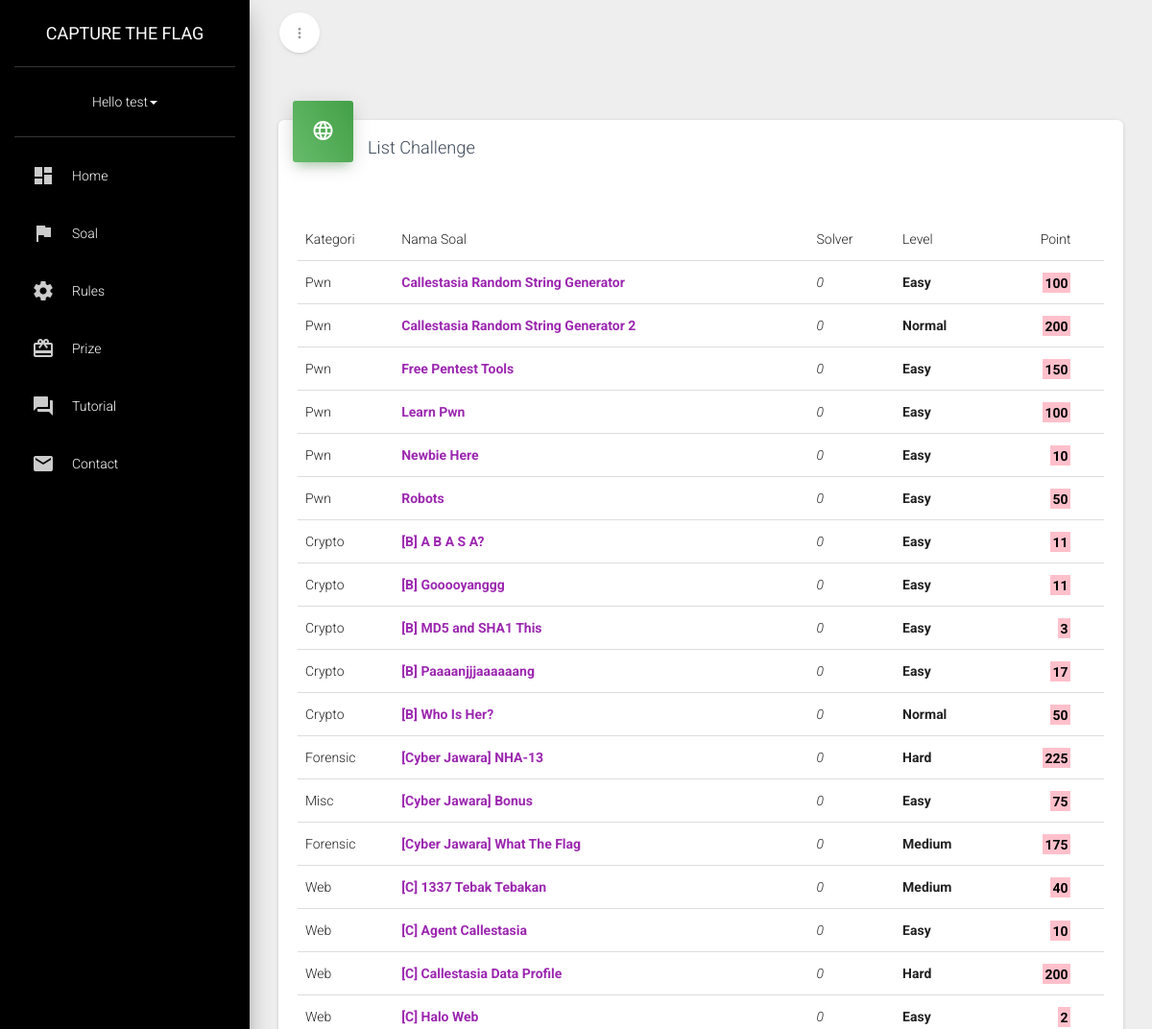
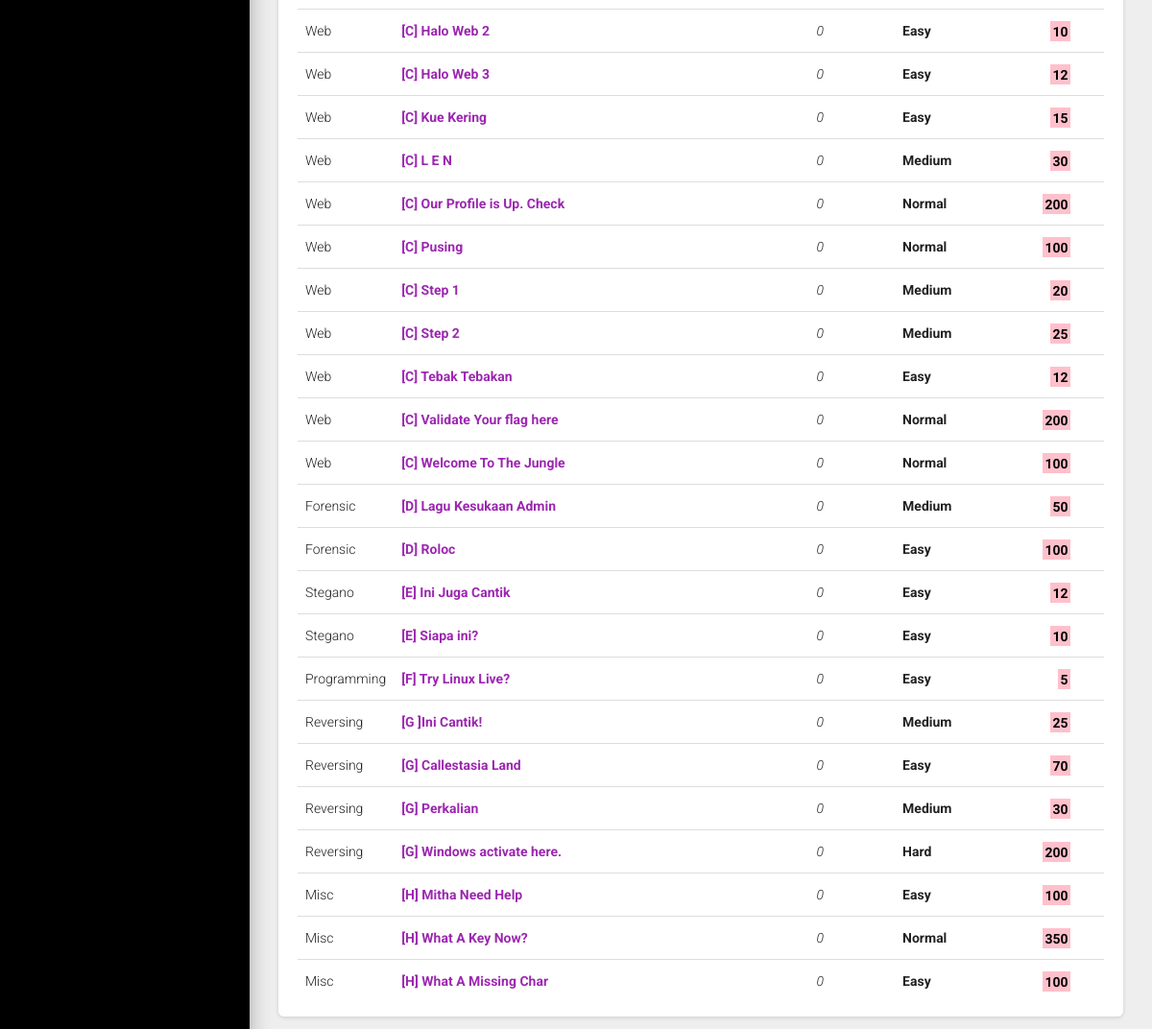
The page /member/view.php (signed in) on the database its author committed (2 pictures, top to bottom).
### tables this page shows
CREATE TABLE `submit` (
  `id` int(11) NOT NULL,
  `nama_soal` varchar(100) NOT NULL,
  `deskripsi` text NOT NULL,
  `kategori` varchar(100) NOT NULL,
  `score` int(11) NOT NULL,
  `flag` varchar(100) NOT NULL,
  `level` varchar(100) NOT NULL,
  `file` varchar(100) NOT NULL
);

### modules/modules.class.php (called while the page is built, shortened)
<?php
class Modules
{
	public function base(){
		if(isset($_SERVER['HTTPS'])){
        	$protocol = ($_SERVER['HTTPS'] && $_SERVER['HTTPS'] != "off") ? "https" : "http";
    	}else{
        	$protocol = 'http';
    	}
		return $protocol . "://" . $_SERVER['HTTP_HOST'];
	}
	public function asset($namefile,$type){
		switch ($type) {
			case 'js':
				return $this->base()."/assets/js/".$namefile;
			break;
			case 'css':
				return $this->base()."/assets/css/".$namefile;
			break;
		}
	}
	public function slideMenu(){
		require_once('slidebar.php');
	}
	public function header($title){
		require_once('header.php');
	}
}

### modules/db.class.php (called while the page is built, shortened)
<?php
class Database
{
	public function view(){
		$mysql = mysql_query("SELECT * FROM `submit` ORDER BY `submit`.`nama_soal` ASC LIMIT 100");
		while ($data = mysql_fetch_array($mysql)) {
			$datas[] = array(
				'id' => $data['id'],
				'kategori' => $data['kategori'],
				'nama_soal'    => $data['nama_soal'],
				'level'	 => $data['level'],
				'score'  => $data['score'],
			);
		}
		return $datas;
	}
	public function search_user_by_id($id){
		$sql = mysql_query("SELECT * FROM `peserta` WHERE `username` = '$id'");
		$sql = mysql_fetch_array($sql);
		return $sql[id];
	}
}

### member/view.php (the view, shortened to what this page needs)
<?php
require_once('../modules/modules.class.php');
require_once('../modules/db.class.php');
$Modules = new Modules;$Modules->isUser();
$Database = new Database;
$idNya = $Database->search_user_by_id($_SESSION['username'] );
?>
<!DOCTYPE html>
<html>
<head>
<?= $Modules->header("Soal");?>
</head>
<body>
	<div class="wrapper">
	<?= $Modules->slideMenu();?>
	<div class="main-panel">
		<nav class="navbar navbar-transparent navbar-absolute">
			<div class="container-fluid">
				<div class="navbar-minimize">
					<button id="minimizeSidebar" class="btn btn-round btn-white btn-fill btn-just-icon">
						<i class="material-icons visible-on-sidebar-regular">more_vert</i>
					</button>
				</div>
			</div>
		</nav>
		<div class="content">
				<div class="container-fluid">
			<div class="row">
				<div class="col-md-12">
					<div class="card">
						<div class="card-header card-header-icon" data-background-color="green">
							<i class="material-icons">language</i>
						</div>
						<div class="card-content">
							<h4 class="card-title">List Challenge</h4>
							<div class="row">
								<div class="col-md-12">
									<div class="table-responsive table-sales">
										<table class="table">
											<tbody>
												<tr>
													<td>Kategori</td>
													<td>Nama Soal</td>
													<td>Solver</td>
													<td>Level</td>
													<td class="text-right">
														Point
													</td>
												</tr>
									<?php
									foreach ($Database->view() as $key => $data) {
	$saol = mysql_query("SELECT * FROM last_solved where soal_id = '".$data['id']."'");
	$jum = mysql_num_rows($saol);
									echo '<tr>
											<td width="10%">'.$data['kategori'].'</td>';
											$uvuvweweonyeten = mysql_query("SELECT * FROM last_solved WHERE peserta_id = '".mysql_real_escape_string($idNya)."' AND soal_id = '".mysql_real_escape_string($data['id'])."'");
											if (mysql_num_rows($uvuvweweonyeten) >= 1) {
												echo '<td><del><u><a target="_blank" href="view/'.$data['id'].'">'.$data['nama_soal'].'</a></u></del></td>';
											} else {
												echo '<td><b style="color:red;"><a target="_blank" href="view/'.$data['id'].'">'.$data['nama_soal'].'</a></b></td>';
											}
												echo '
												<td class="text-left">
												<div class="flag"><i>'.$jum.'</i></div>
											</td>
												<td class="text-left">
												<div class="flag"><b>'.$data['level'].'</b></div>
											</td>
												<td class="text-right"><b><mark style="background-color: pink;">'.$data['score'].'</mark></b></td>
											<td class="text-right">
												<div class="flag">'.$data['time'].'</div>
											</td>
										</tr>';
									}
									?>
											</tbody>
										</table>
									</div>
								</div>
							</div>
						</div>
					</div>
				</div>
				</div>
				</div>
			</div>
</body>
</html>

### modules/header.php (shortened to what this page needs)
<?php
require_once('../modules/modules.class.php');
$Modules = new Modules;
?>
<link href="<?= $Modules->asset("bootstrap.min.css",'css');?>" rel="stylesheet" />
<link href="<?= $Modules->asset("material-dashboard.css",'css');?>" rel="stylesheet" />
<link href="<?= $Modules->asset("demo.css",'css');?>" rel="stylesheet" />
<link href="http://maxcdn.bootstrapcdn.com/font-awesome/latest/css/font-awesome.min.css" rel="stylesheet">

### member/slidebar.php (shortened to what this page needs)
<?php
require_once('../modules/modules.class.php');
require_once('../modules/db.class.php');
$Modules = new Modules;$Modules->isUser();
$Database = new Database;
?>
<div class="sidebar" data-active-color="rose" data-background-color="black">
<div class="logo"><a href="index.php" class="simple-text">Capture the Flag</a></div>
<div class="sidebar-wrapper">
	<div class="user">
		<div class="info">
			<a data-toggle="collapse" href="#collapseExample" class="collapsed"><?= "Hello ".$_SESSION['username'];?><b class="caret"></b></a>
		</div>
	</div>
	<ul class="nav">
		<li class="">
			<a href="/member">
				<i class="material-icons">dashboard</i>
				<p>Home</p>
			</a>
		</li>
		<li class="">
			<a href="/member/view">
				<i class="material-icons">flag</i>
				<p>Soal</p>
			</a>
		</li>
		<li class="">
			<a href="/member/rules">
				<i class="material-icons">settings</i>
				<p>Rules</p>
			</a>
		</li>
		<li class="">
			<a href="/member/prize">
				<i class="material-icons">card_giftcard</i>
				<p>Prize</p>
			</a>
		</li>
		<li class="">
			<a href="/member/tutor">
			<i class="material-icons">question_answer</i>
			<p>Tutorial</p>
			</a>
			</li>
		<li class="">
			<a href="/member/contact">
				<i class="material-icons">email</i>
				<p>Contact</p>
			</a>
		</li>
	</ul>
</div>
</div>

### rows shown on the page
submit: kategori "Pwn", nama_soal "Callestasia Random String Generator", jum "0", level "Easy", score "100"
submit: kategori "Pwn", nama_soal "Callestasia Random String Generator 2", jum "0", level "Normal", score "200"
submit: kategori "Pwn", nama_soal "Free Pentest Tools", jum "0", level "Easy", score "150"
submit: kategori "Pwn", nama_soal "Learn Pwn", jum "0", level "Easy", score "100"
submit: kategori "Pwn", nama_soal "Newbie Here", jum "0", level "Easy", score "10"
submit: kategori "Pwn", nama_soal "Robots", jum "0", level "Easy", score "50"
submit: kategori "Crypto", nama_soal "[B] A B A S A?", jum "0", level "Easy", score "11"
submit: kategori "Crypto", nama_soal "[B] Gooooyanggg", jum "0", level "Easy", score "11"
submit: kategori "Crypto", nama_soal "[B] MD5 and SHA1 This", jum "0", level "Easy", score "3"
submit: kategori "Crypto", nama_soal "[B] Paaaanjjjaaaaaang", jum "0", level "Easy", score "17"
submit: kategori "Crypto", nama_soal "[B] Who Is Her?", jum "0", level "Normal", score "50"
submit: kategori "Forensic", nama_soal "[Cyber Jawara] NHA-13", jum "0", level "Hard", score "225"
submit: kategori "Misc", nama_soal "[Cyber Jawara] Bonus", jum "0", level "Easy", score "75"
submit: kategori "Forensic", nama_soal "[Cyber Jawara] What The Flag", jum "0", level "Medium", score "175"
submit: kategori "Web", nama_soal "[C] 1337 Tebak Tebakan", jum "0", level "Medium", score "40"
submit: kategori "Web", nama_soal "[C] Agent Callestasia", jum "0", level "Easy", score "10"
submit: kategori "Web", nama_soal "[C] Callestasia Data Profile", jum "0", level "Hard", score "200"
submit: kategori "Web", nama_soal "[C] Halo Web", jum "0", level "Easy", score "2"
submit: kategori "Web", nama_soal "[C] Halo Web 2", jum "0", level "Easy", score "10"
submit: kategori "Web", nama_soal "[C] Halo Web 3", jum "0", level "Easy", score "12"
submit: kategori "Web", nama_soal "[C] Kue Kering", jum "0", level "Easy", score "15"
submit: kategori "Web", nama_soal "[C] L E N", jum "0", level "Medium", score "30"
submit: kategori "Web", nama_soal "[C] Our Profile is Up. Check", jum "0", level "Normal", score "200"
submit: kategori "Web", nama_soal "[C] Pusing", jum "0", level "Normal", score "100"
submit: kategori "Web", nama_soal "[C] Step 1", jum "0", level "Medium", score "20"
submit: kategori "Web", nama_soal "[C] Step 2", jum "0", level "Medium", score "25"
submit: kategori "Web", nama_soal "[C] Tebak Tebakan", jum "0", level "Easy", score "12"
submit: kategori "Web", nama_soal "[C] Validate Your flag here", jum "0", level "Normal", score "200"
submit: kategori "Web", nama_soal "[C] Welcome To The Jungle", jum "0", level "Normal", score "100"
submit: kategori "Forensic", nama_soal "[D] Lagu Kesukaan Admin", jum "0", level "Medium", score "50"
submit: kategori "Forensic", nama_soal "[D] Roloc", jum "0", level "Easy", score "100"
submit: kategori "Stegano", nama_soal "[E] Ini Juga Cantik", jum "0", level "Easy", score "12"
submit: kategori "Stegano", nama_soal "[E] Siapa ini?", jum "0", level "Easy", score "10"
submit: kategori "Programming", nama_soal "[F] Try Linux Live?", jum "0", level "Easy", score "5"
submit: kategori "Reversing", nama_soal "[G ]Ini Cantik!", jum "0", level "Medium", score "25"
submit: kategori "Reversing", nama_soal "[G] Callestasia Land", jum "0", level "Easy", score "70"
submit: kategori "Reversing", nama_soal "[G] Perkalian", jum "0", level "Medium", score "30"
submit: kategori "Reversing", nama_soal "[G] Windows activate here.", jum "0", level "Hard", score "200"
submit: kategori "Misc", nama_soal "[H] Mitha Need Help", jum "0", level "Easy", score "100"
submit: kategori "Misc", nama_soal "[H] What A Key Now?", jum "0", level "Normal", score "350"
submit: kategori "Misc", nama_soal "[H] What A Missing Char", jum "0", level "Easy", score "100"

### other values the page prints
$_SESSION['username'] "test"
